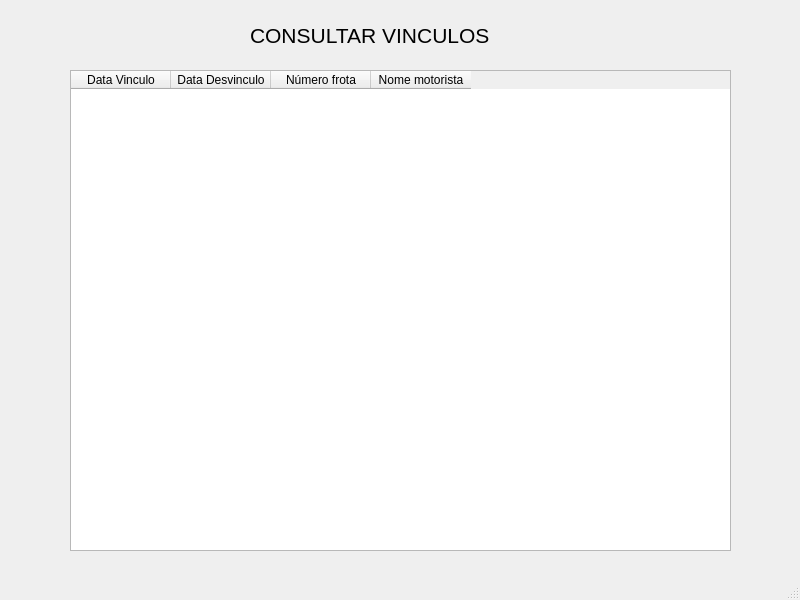
<?xml version="1.0" encoding="UTF-8"?>
<ui version="4.0">
 <class>MainWindow</class>
 <widget class="QMainWindow" name="MainWindow">
  <property name="geometry">
   <rect>
    <x>0</x>
    <y>0</y>
    <width>800</width>
    <height>600</height>
   </rect>
  </property>
  <property name="windowTitle">
   <string>MainWindow</string>
  </property>
  <widget class="QWidget" name="centralwidget">
   <widget class="QTableWidget" name="tabelaConsulta">
    <property name="geometry">
     <rect>
      <x>70</x>
      <y>70</y>
      <width>661</width>
      <height>481</height>
     </rect>
    </property>
    <column>
     <property name="text">
      <string>Data Vinculo</string>
     </property>
    </column>
    <column>
     <property name="text">
      <string>Data Desvinculo</string>
     </property>
    </column>
    <column>
     <property name="text">
      <string>Número frota</string>
     </property>
    </column>
    <column>
     <property name="text">
      <string>Nome motorista</string>
     </property>
    </column>
   </widget>
   <widget class="QLabel" name="label">
    <property name="geometry">
     <rect>
      <x>250</x>
      <y>20</y>
      <width>281</width>
      <height>31</height>
     </rect>
    </property>
    <property name="font">
     <font>
      <pointsize>16</pointsize>
     </font>
    </property>
    <property name="text">
     <string>CONSULTAR VINCULOS</string>
    </property>
   </widget>
  </widget>
  <widget class="QMenuBar" name="menubar">
   <property name="geometry">
    <rect>
     <x>0</x>
     <y>0</y>
     <width>800</width>
     <height>21</height>
    </rect>
   </property>
  </widget>
  <widget class="QStatusBar" name="statusbar"/>
 </widget>
 <resources/>
 <connections/>
</ui>
